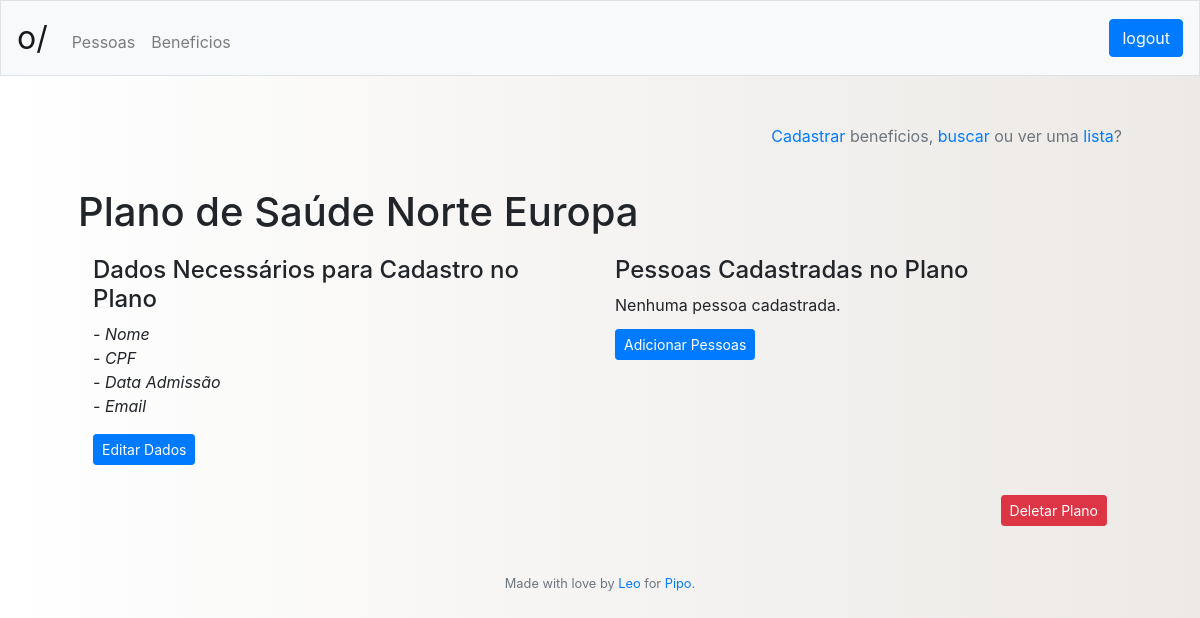
Page /beneficios/perfil/1 (signed in) on the committed database.
### tables this page shows
CREATE TABLE benefit
	(id INTEGER NOT NULL PRIMARY KEY AUTOINCREMENT,
	name VARCHAR(255) NOT NULL,
	timestamp DATETIME DEFAULT CURRENT_TIMESTAMP);

CREATE TABLE datatype
	(id INTEGER NOT NULL PRIMARY KEY AUTOINCREMENT,
	name VARCHAR(100) NOT NULL,
	example VARCHAR(144) NOT NULL);

### app.py (the view)
@app.route("/<who>/perfil/<idWho>", methods=['GET'])
@login_required
def profile(who, idWho):
	if it_isnt_id(idWho):
		return redirect("/")
	if who == "pessoas":
		profile = get_profile(idWho)
		if not profile:
			return "Esse perfil não existe"
		return render_template("personprofile.html", header = get_header(session),
								profile = profile, who = who)
	elif who == "beneficios":
		profile = get_benefit_profile(idWho)
		if not profile:
			return "Esse perfil não existe"
		return render_template("benefitprofile.html", header = get_header(session),
								profile = profile, who = who)
	else:
		return redirect("/pessoas/lista")

### app.py (called while the page is built)
@app.after_request
def after_request(response):
    response.headers["Cache-Control"] = "no-cache, no-store, must-revalidate"
    response.headers["Expires"] = 0
    response.headers["Pragma"] = "no-cache"
    return response

@app.teardown_request
def remove_session(ex=None):
    db.remove()

def login_required(f):
    @wraps(f)
    def decorated_function(*args, **kwargs):
        if session.get("id") is None:
            return redirect("/login")
        return f(*args, **kwargs)
    return decorated_function

def get_header(session):
	try:
		header = {"name": session["name"],
					"company": session["company"],
					"admin": get_admin_title(session["admin"]),
					"id": session["id"]}
	except:
		header = {"name": "",
					"company": "",
					"admin": "",
					"id": ""}
	return header

def is_it_bad(string):
	if string is None:
		return True
	not_safe = "; \\ ' '' %"
	for letter in string:
		if letter in not_safe.split():
			return True
	return False

def it_isnt_id(may_be_id):
	if may_be_id is None:
		return True
	if not str(may_be_id).isdigit():
		return True
	return False

def get_one_from(table, where, data):
	try:
		table_names = ["admin", "benefit", "benefitdata", "company", "companybenefit",
						"datatype", "person", "personbenefit", "persondata"]
		if table.lower() not in table_names:
			return None
		if is_it_bad(where) or is_it_bad(data):
			return None
		one_from = db.execute("""SELECT * FROM {} WHERE {} = :{}""".format(table,
							where, where), {"{}".format(where): data}).fetchone()
		return one_from
	except:
		raise Exception("Undefined SQL query error")

### templates/benefitprofile.html (shortened to what this page needs)
{% extends "layout.html" %}
{% block main %}
	<p align="right" class="text-muted"><a href="/{{ who }}/cadastro">Cadastrar</a> {{ who }}, <a href="/{{ who }}/busca">buscar</a> ou ver uma <a href="/{{ who }}/lista">lista</a>?</p>
	<br>
	<h1 style="margin-bottom: 20px;">{{ profile["name"] }}</h1>
	<div class="container">
  		<div class="row">
    		<div class="col">
    			<h4>Dados Necessários para Cadastro no Plano</h4>
				{% if profile["data"]|length %}
					{% for data in profile["data"] %}
						<i>- {{ data['name'] }}</i><br>
					{% endfor %}
				{% else %}
					<p>Nenhum dado cadastrado.</p>
				{% endif %}
				<a href="/beneficios/editar/{{ profile['id'] }}" class="btn btn-primary btn-sm" style="margin-top: 16px;">Editar Dados</a>
			</div>
    		<div class="col">
    			<h4>Pessoas Cadastradas no Plano</h4>
				{% if profile["clients"]|length %}
				<p style="margin-bottom: 7px; margin-top: -7px;"  class="text-muted">Clique no nome para ver a ficha de cadastro.</p>
					{% for person in profile["clients"] %}
						<a href="/beneficios/{{ profile['id'] }}/pessoas/{{ person['id'] }}">{{ person['name'] }}</a><br>
					{% endfor %}
				{% else %}
					<p style="margin-bottom: -5px;">Nenhuma pessoa cadastrada.</p>
				{% endif %}
				<a href="/pessoas/lista" style="margin-top: 17px;" class="btn btn-primary btn-sm">Adicionar Pessoas</a>
    		</div>
    	</div>
    </div>
    <div class="container" style="margin-top: 30px; text-align: right;">
    	<form action="/{{ who }}/deletar" method="post">
    		<button class="btn btn-danger btn-sm" type="submit">Deletar Plano</button>
    	</form>
    </div>
{% endblock %}

### static/styles.css (style rules this page uses)
body { background: #ECE9E6; background: -webkit-linear-gradient(to right, #FFFFFF, #ECE9E6); background: linear-gradient(to right, #FFFFFF, #ECE9E6); }

### rows in the picture
benefit: name "Plano de Saúde Norte Europa"
datatype: name "Nome"
datatype: name "CPF"
datatype: name "Data Admissão"
datatype: name "Email"

### other values in the picture
{{ who }} "beneficios"
